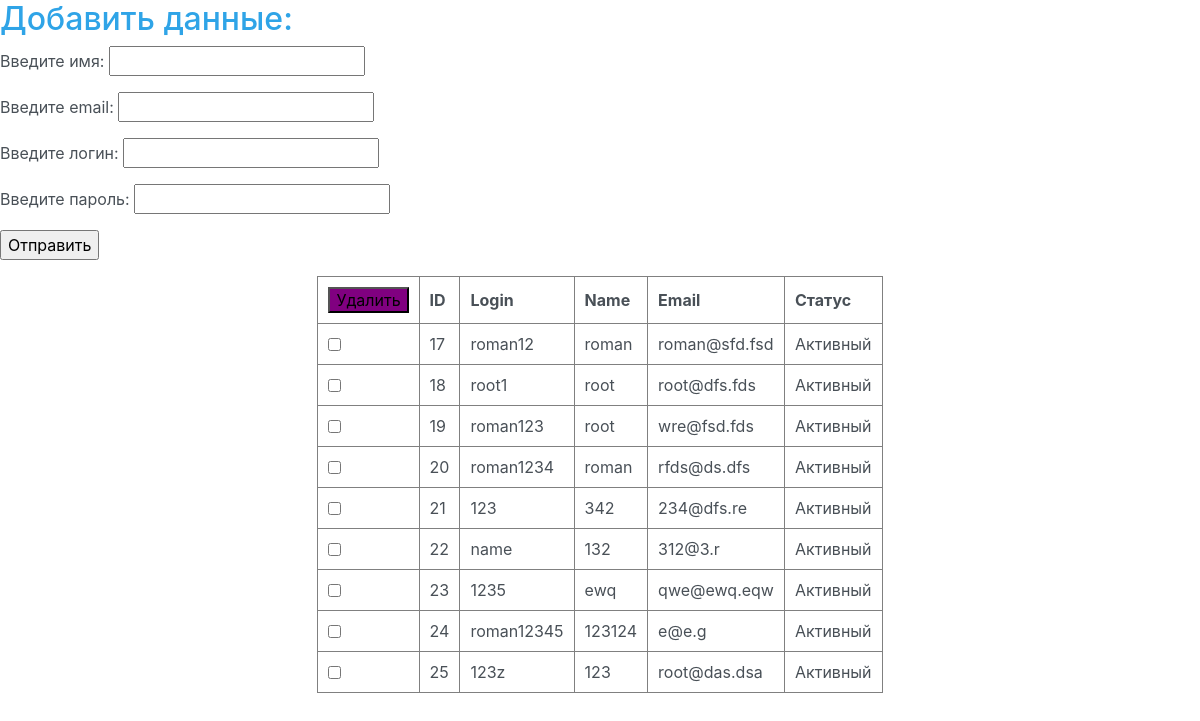
Screenshot of /task4/1/6.php with the database file from the repository.
### tables this page shows
CREATE TABLE `users` (
  `id` int(11) NOT NULL,
  `login` varchar(200) NOT NULL,
  `password` varchar(200) NOT NULL,
  `name` varchar(200) NOT NULL,
  `email` varchar(200) NOT NULL,
  `status` int(11) NOT NULL DEFAULT '1'
);

### task4/1/6.php (the view, shortened to what this page needs)
<?php
require_once 'db.php';
 $users = $con->query('select id,login,name,email,status from users');
    $users_f = [];
    while($row = $users->fetch_assoc()){
        $users_f[] = $row;
    }
?>
<link rel="stylesheet" href="https://cdnjs.cloudflare.com/ajax/libs/bootswatch/4.3.1/cerulean/bootstrap.min.css">
    <h2>Добавить данные:</h2>
    <form action="6.php" method="POST">
        <p>Введите имя: <input type="text" name="name" required/></p>
        <p>Введите email: <input type="email" name="email" required/></p>
        <p>Введите логин: <input type="text" name="firstname" required/></p>
        <p>Введите пароль: <input type="password" name="password" required/></p>
        <input type="submit" value="Отправить" name="btn_reg">
    </form>
<form method="post">
    <table border="1" cellpadding=0 cellspacing=0 align="center">
        <tr>
            <th>
                <button name="delete">Удалить</button><br />
           </th>
            <th>ID</th>
            <th>Login</th>
            <th>Name</th>
            <th>Email</th>
            <th>Статус</th>
        </tr>
        <?php foreach($users_f as $us){ ?>
            <tr>
                <td>
                    <input type='checkbox' name='id[]' value="<?=$us['id']?>">
                </td>
                <td><?=$us['id']?></td>
                <td><?=$us['login']?></td>
                <td><?=$us['name']?></td>
                <td><?=$us['email']?></td>
                <td>
                    <?php if($us['status'] == 0){ ?>
                         Заблокирован
                    <?php }else{ ?>
                        Активный
                    <?php } ?>
                </td>
            </tr>
        <?php } ?>
    </table>
</form>

### task4/1/6.php (style rules this page uses)
th,td { padding: 10px }
button { background-color: purple; }

### rows the page displays
users: id "17", login "roman12", name "roman", email "roman@sfd.fsd", status "Активный"
users: id "18", login "root1", name "root", email "root@dfs.fds", status "Активный"
users: id "19", login "roman123", name "root", email "wre@fsd.fds", status "Активный"
users: id "20", login "roman1234", name "roman", email "rfds@ds.dfs", status "Активный"
users: id "21", login "123", name "342", email "234@dfs.re", status "Активный"
users: id "22", login "name", name "132", email "312@3.r", status "Активный"
users: id "23", login "1235", name "ewq", email "qwe@ewq.eqw", status "Активный"
users: id "24", login "roman12345", name "123124", email "e@e.g", status "Активный"
users: id "25", login "123z", name "123", email "root@das.dsa", status "Активный"
